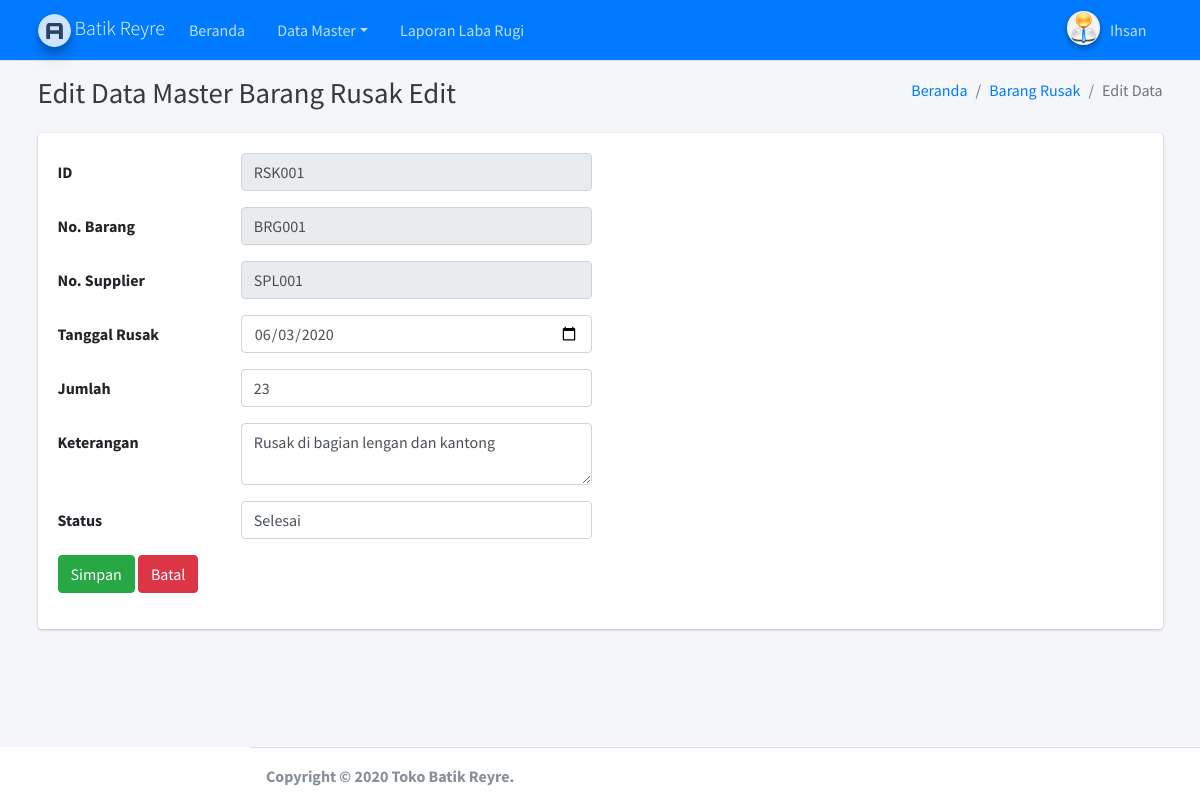
/paneladmin/admin.php?hlm=brg_rusak&aksi=edit&no_brg_rusak=RSK001 (signed in), run on the app's committed database.
### tables this page shows
CREATE TABLE `tbl_brg_rusak` (
  `no_brg_rusak` varchar(50) NOT NULL,
  `no_brg` varchar(50) NOT NULL,
  `no_supplier` varchar(50) NOT NULL,
  `tgl_rusak` date NOT NULL,
  `jumlah` int(11) NOT NULL,
  `keterangan` text NOT NULL,
  `status` varchar(50) NOT NULL
);

### paneladmin/site/brg_rusak/brg_rusak_edit.php (the view)
	<?php
if( empty( $_SESSION['id_user'] ) ){
	$_SESSION['err'] = '<strong>ERROR!</strong> Anda harus login terlebih dahulu.';
	header('Location: ./');
	die();
} else {
	if( isset( $_REQUEST['submit'] )){
		$no_brg_rusak = $_REQUEST['no_brg_rusak'];
		$no_brg = $_REQUEST['no_brg'];
		$no_supplier = $_REQUEST['no_supplier'];
		$tgl_rusak = $_REQUEST['tgl_rusak'];
		$jumlah = $_REQUEST['jumlah'];
		$keterangan = $_REQUEST['keterangan'];
		$status = $_REQUEST['status'];
		$sql = mysqli_query($koneksi, "UPDATE tbl_brg_rusak SET no_brg='$no_brg', no_supplier='$no_supplier', tgl_rusak='$tgl_rusak', jumlah='$jumlah', keterangan='$keterangan', status='$status' WHERE no_brg_rusak='$no_brg_rusak'");
		if($sql == true){
			echo '<META HTTP-EQUIV="Refresh" Content="0; URL=./admin.php?hlm=brg_rusak">';
			die();
		} else {
			echo 'ERROR! Periksa penulisan querynya.';
		}
	} else {
		$no_brg_rusak = $_REQUEST['no_brg_rusak'];
		$sql = mysqli_query($koneksi, "SELECT * FROM tbl_brg_rusak WHERE no_brg_rusak='$no_brg_rusak'") or die( mysqli_error($koneksi));
		while($row = mysqli_fetch_array($sql)){
?>
  <div class="content-wrapper">
    <div class="content-header">
      <div class="container">
        <div class="row mb-2">
          <div class="col-sm-6">
            <h1 class="m-0 text-dark"> Edit Data Master Barang Rusak Edit</h1>
          </div>
          <div class="col-sm-6">
            <ol class="breadcrumb float-sm-right">
              <li class="breadcrumb-item"><a href="admin.php">Beranda</a></li>
              <li class="breadcrumb-item"><a href="./admin.php?hlm=brg_rusak">Barang Rusak</a></li>
			  <li class="breadcrumb-item active">Edit Data</li>
            </ol>
          </div>
        </div>
      </div>
    </div>
<div class="content">
<div class="container">
<div class="row">
<div class="col-lg-12">
<div class="card">
<form method="post" action="" class="form-horizontal" role="form" enctype="multipart/form-data">
<div class="card-body">
	<div class="form-group row">
		<label for="no_brg_rusak" class="col-sm-2 col-form-label">ID</label>
		<div class="col-sm-4">
			<input type="text" readonly="" value="<?php echo $row['no_brg_rusak']; ?>" class="form-control" id="no_brg_rusak" name="no_brg_rusak" placeholder="ID" required>
		</div>
	</div>
	<div class="form-group row">
		<label for="no_brg" class="col-sm-2 col-form-label">No. Barang</label>
		<div class="col-sm-4">
			<input type="text" readonly="" value="<?php echo $row['no_brg']; ?>" class="form-control" id="no_brg" name="no_brg" placeholder="No. Barang" required>
		</div>
	</div>
	<div class="form-group row">
		<label for="no_supplier" class="col-sm-2 col-form-label">No. Supplier</label>
		<div class="col-sm-4">
			<input type="text" readonly="" value="<?php echo $row['no_supplier']; ?>" class="form-control" id="no_supplier" name="no_supplier" placeholder="No. Supplier" required>
		</div>
	</div>
	<div class="form-group row">
		<label for="tgl_rusak" class="col-sm-2 col-form-label">Tanggal Rusak</label>
		<div class="col-sm-4">
			<input type="date" class="form-control" id="tgl_rusak" name="tgl_rusak" value="<?php echo $row['tgl_rusak']; ?>" placeholder="Tanggal Rusak" required>
		</div>
	</div>
	<div class="form-group row">
		<label for="jumlah" class="col-sm-2 col-form-label">Jumlah</label>
		<div class="col-sm-4">
			<input type="number" class="form-control" id="jumlah" name="jumlah" value="<?php echo $row['jumlah']; ?>" placeholder="Jumlah" required>
		</div>
	</div>
	<div class="form-group row">
		<label for="keterangan" class="col-sm-2 col-form-label">Keterangan</label>
		<div class="col-sm-4">
			<textarea class="form-control" id="keterangan" name="keterangan" placeholder="Keterangan" required><?php echo $row['keterangan']; ?></textarea>
		</div>
	</div>
	<div class="form-group row">
		<label for="status" class="col-sm-2 col-form-label">Status</label>
		<div class="col-sm-4">
			<input type="text" class="form-control" id="status" name="status" value="<?php echo $row['status']; ?>" placeholder="Status" required>
		</div>
	</div>
	<div class="form-group row">
		<div class="col-sm-4">
			<button type="submit" name="submit" class="btn btn-success">Simpan</button>
			<a href="./admin.php?hlm=brg_rusak" type="submit" class="btn btn-danger">Batal</a>
		</div>
	</div>
</div>
</form>
</div>
</div>
</div>
</div>
</div>
<?php
	}
	}
}
?>

### data on the page
tbl_brg_rusak: no_brg_rusak "RSK001", no_brg "BRG001", no_supplier "SPL001", tgl_rusak "06/03/2020", jumlah "23", keterangan "Rusak di bagian lengan dan kantong", status "Selesai"

### other printed values
$_SESSION['nm_admin'] "Ihsan"
